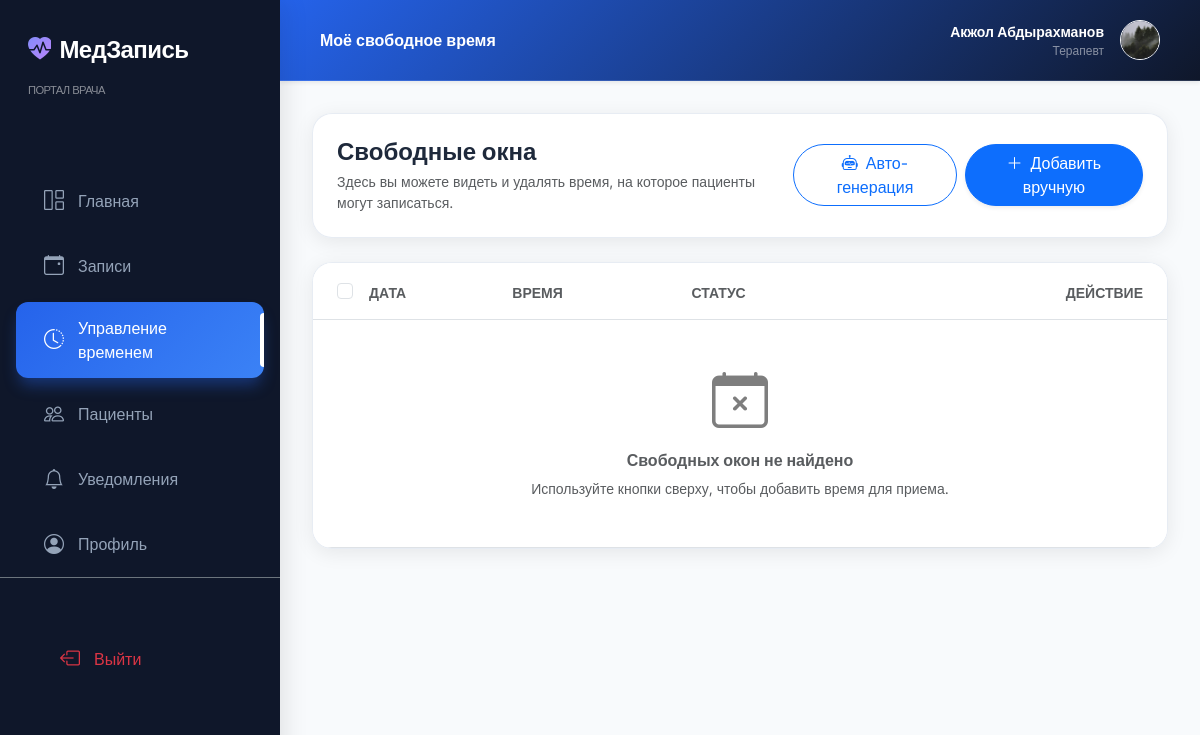
Before: /doctor/manage-slots/ (signed in) with the older database file.
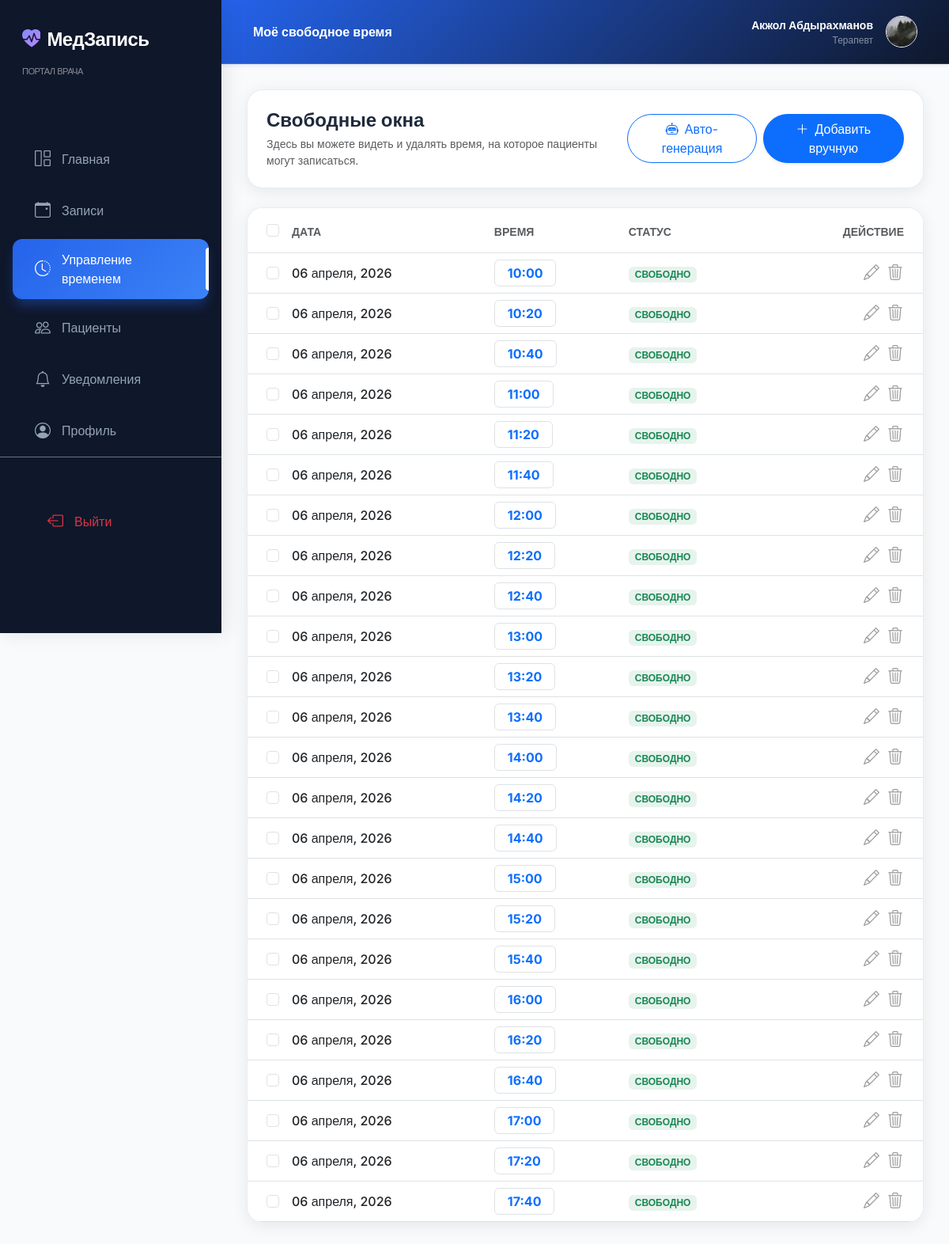
After: the same page with the newer database file.
### queue_app/models.py (models this page shows, shortened)
class TimeSlot(models.Model):
    specialist = models.ForeignKey(
        Specialist,
        on_delete=models.CASCADE,
        related_name='time_slots',
        verbose_name='Специалист'
    )
    date = models.DateField(verbose_name='Дата')
    time = models.TimeField(verbose_name='Время')
    is_available = models.BooleanField(default=True, verbose_name='Доступен')
    class Meta:
        verbose_name = 'Временной слот'
        verbose_name_plural = 'Временные слоты'
        ordering = ['date', 'time']
        unique_together = ('specialist', 'date', 'time')

### queue_app/views.py (the view)
# urls.py: path('doctor/manage-slots/', views.doctor_manage_slots_view, name='doctor_manage_slots'),
@doctor_required
def doctor_manage_slots_view(request):
    specialist = request.user.specialist_profile
    today = timezone.now().date()
    slots = TimeSlot.objects.filter(
        specialist=specialist,
        date__gte=today,
        is_available=True
    ).order_by('date', 'time')
    return render(request, 'doctor/doctor_manage_slots.html', {
        'slots': slots,
    })

### accounts/models.py (called while the page is built)
    def get_full_name(self):
        return f'{self.first_name} {self.last_name}'.strip() or self.username

### queue_app/context_processors.py (called while the page is built)
def notification_processor(request):
    if request.user.is_authenticated:
        unread_count = Notification.objects.filter(user=request.user, is_read=False).count()
        return {'unread_notifications_count': unread_count}
    return {'unread_notifications_count': 0}

### queue_app/views.py (called while the page is built)
def is_doctor(user):
    return user.is_authenticated and user.is_doctor and hasattr(user, 'specialist_profile')

def doctor_required(view_func):
    from functools import wraps
    @wraps(view_func)
    def wrapper(request, *args, **kwargs):
        if not request.user.is_authenticated:
            return redirect('login')
        if not is_doctor(request.user):
            messages.error(request, 'У вас нет доступа к кабинету врача.')
            return redirect('home')
        return view_func(request, *args, **kwargs)
    return wrapper

### templates/doctor/doctor_manage_slots.html (shortened to what the changed rows need)
{% extends 'doctor/base_doctor.html' %}
{% load static %}
{% block doctor_content %}
<div class="row g-4">
    <div class="col-12">
        <form id="bulkActionForm" method="post" action="{% url 'doctor_bulk_actions' %}">
            <div class="glass-card overflow-hidden">
                <div class="table-responsive">
                    <table class="table align-middle mb-0" id="slotsTable">
                        <thead class="bg-light bg-opacity-50">
                            <tr>
                                <th class="ps-4 py-3" style="width: 40px;">
                                    <input class="form-check-input" type="checkbox" id="selectAll">
                                </th>
                                <th class="py-3 text-muted small fw-bold text-uppercase tracking-wider">Дата</th>
                                <th class="py-3 text-muted small fw-bold text-uppercase tracking-wider">Время</th>
                                <th class="py-3 text-muted small fw-bold text-uppercase tracking-wider">Статус</th>
                                <th class="pe-4 py-3 text-end text-muted small fw-bold text-uppercase tracking-wider">Действие</th>
                            </tr>
                        </thead>
                        <tbody>
                            {% for slot in slots %}
                            <tr class="slot-row" data-id="{{ slot.id }}">
                                <td class="ps-4">
                                    <input class="form-check-input slot-checkbox" type="checkbox" name="slot_ids" value="{{ slot.id }}">
                                </td>
                                <td class="fw-medium text-dark">{{ slot.date|date:"d E, Y" }}</td>
                                <td><span class="badge bg-primary-soft text-primary border px-3 py-2 fs-6">{{ slot.time|time:"H:i" }}</span></td>
                                <td>
                                    <span class="badge bg-success bg-opacity-10 text-success border-0 px-2 py-1 small">СВОБОДНО</span>
                                </td>
                                <td class="pe-4 text-end">
                                    <div class="d-flex justify-content-end gap-2">
                                        <a href="{% url 'doctor_edit_slot' slot.id %}" class="btn btn-link btn-edit-slot p-0 text-muted">
                                            <i class="bi bi-pencil fs-5"></i>
                                        </a>
                                        <a href="javascript:void(0)" onclick="confirmDelete('{% url 'doctor_delete_slot' slot.id %}')" class="btn btn-link btn-delete-slot p-0 text-muted">
                                            <i class="bi bi-trash3 fs-5"></i>
                                        </a>
                                    </div>
                                </td>
                            </tr>
                            {% empty %}
                            <tr>
                                <td colspan="5" class="text-center py-5">
                                    <div class="opacity-50 mb-3">
                                        <i class="bi bi-calendar-x display-4"></i>
                                    </div>
                                    <h6 class="text-muted fw-bold">Свободных окон не найдено</h6>
                                    <p class="text-muted small mb-0">Используйте кнопки сверху, чтобы добавить время для приема.</p>
                                </td>
                            </tr>
                            {% endfor %}
                        </tbody>
                    </table>
                </div>
            </div>
        </form>
    </div>
</div>
{% endblock %}

Changed rows visible on the page:
added TimeSlot: date "06 апреля, 2026", time "10:00"
added TimeSlot: date "06 апреля, 2026", time "10:20"
added TimeSlot: date "06 апреля, 2026", time "10:40"
added TimeSlot: date "06 апреля, 2026", time "11:00"
added TimeSlot: date "06 апреля, 2026", time "11:20"
added TimeSlot: date "06 апреля, 2026", time "11:40"
added TimeSlot: date "06 апреля, 2026", time "12:00"
added TimeSlot: date "06 апреля, 2026", time "12:20"
added TimeSlot: date "06 апреля, 2026", time "12:40"
added TimeSlot: date "06 апреля, 2026", time "13:00"
added TimeSlot: date "06 апреля, 2026", time "13:20"
added TimeSlot: date "06 апреля, 2026", time "13:40"
added TimeSlot: date "06 апреля, 2026", time "14:00"
added TimeSlot: date "06 апреля, 2026", time "14:20"
added TimeSlot: date "06 апреля, 2026", time "14:40"
added TimeSlot: date "06 апреля, 2026", time "15:00"
added TimeSlot: date "06 апреля, 2026", time "15:20"
added TimeSlot: date "06 апреля, 2026", time "15:40"
added TimeSlot: date "06 апреля, 2026", time "16:00"
added TimeSlot: date "06 апреля, 2026", time "16:20"
added TimeSlot: date "06 апреля, 2026", time "16:40"
added TimeSlot: date "06 апреля, 2026", time "17:00"
added TimeSlot: date "06 апреля, 2026", time "17:20"
added TimeSlot: date "06 апреля, 2026", time "17:40"
Other visible differences:
text no longer shown: "Свободных окон не найдено Используйте кнопки сверху, чтобы добавить время для приема."
